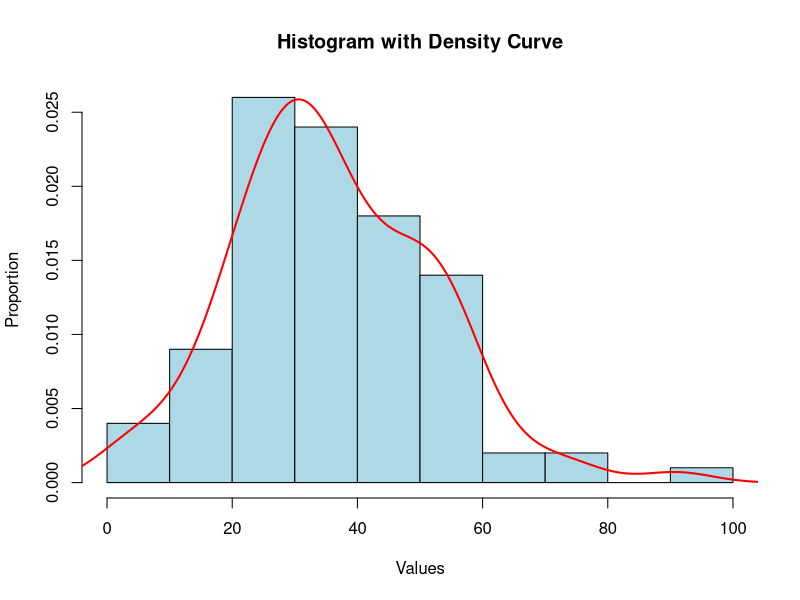
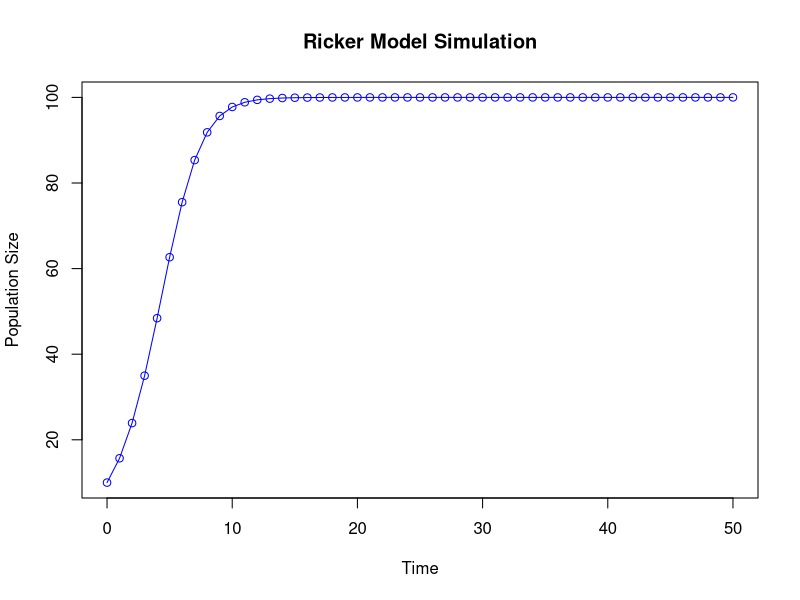

The R script that drew these images, in order:
# 1. Create a function to calculate the area of a circle.
# The function takes the diameter of a circle as input and returns the area.
calculate_circle_area <- function(diameter) {
  radius <- diameter / 2
  area <- pi * (radius^2)
  return(area)
}

# Test the function with a diameter of 3.4 cm
area <- calculate_circle_area(3.4)
print(paste("Area of the circle:", area))

# The function can also be applied to a vector of diameters
diameters <- c(3.4, 5.2, 7.8)
areas <- calculate_circle_area(diameters)
print(paste("Areas of circles with diameters", diameters, ":", areas))


# 2. Write a function to convert Fahrenheit to Centigrade.
# The function converts a given temperature in Fahrenheit to Celsius and prints the result.
fahrenheit_to_celsius <- function(fahrenheit) {
  celsius <- (fahrenheit - 32) * 5/9
  print(paste("Fahrenheit:", fahrenheit, "is equivalent to", round(celsius, 2), "Celsius."))
  return(celsius)
}

# Test the function with a sample Fahrenheit value
celsius_temp <- fahrenheit_to_celsius(98.6)


# 3. Create a vector of normally distributed data, length 100, mean 35, and SD 15.
# The function calculates mean, median, and range, and plots a histogram with a density curve.
generate_data_analysis <- function() {
  # Generate the data
  data <- rnorm(100, mean = 35, sd = 15)
  
  # Calculate mean, median, and range
  data_mean <- mean(data)
  data_median <- median(data)
  data_range <- range(data)
  
  # Print the calculated values with labels
  print(paste("Mean:", data_mean))
  print(paste("Median:", data_median))
  print(paste("Range:", paste(data_range, collapse = " - ")))
  
  # Plot the histogram as a proportion
  hist(data, probability = TRUE, main = "Histogram with Density Curve", xlab = "Values", ylab = "Proportion", col = "lightblue")
  
  # Add a density curve
  lines(density(data), col = "red", lwd = 2)
}

# Run the function to perform the analysis and plotting
generate_data_analysis()


# 4. Write a function to calculate the median of a vector manually.
# The function finds the median of a vector, handling both odd and even-sized vectors.
median_func <- function(x) {
  x <- sort(x)
  n <- length(x)
  
  # Check if the vector length is odd or even
  if (n %% 2 == 1) {
    # Odd length, median is the middle value
    median_value <- x[(n + 1) / 2]
  } else {
    # Even length, median is the average of the two middle values
    median_value <- (x[n / 2] + x[(n / 2) + 1]) / 2
  }
  
  return(median_value)
}

# Test the function on vectors with odd and even sample sizes
odd_vector <- c(1, 3, 5, 7, 9)
even_vector <- c(2, 4, 6, 8, 10, 12)

odd_median <- median_func(odd_vector)
even_median <- median_func(even_vector)

print(paste("Manual Median of odd vector:", odd_median))
print(paste("Manual Median of even vector:", even_median))

# 5. Function to simulate the Ricker model
ricker_model <- function(nzero, r, time, K = 100) {
  # Initialize a vector to store population sizes over time
  population <- numeric(time + 1)
  
  # Set the initial population size
  population[1] <- nzero
  
  # Loop through each time step and calculate the population size
  for (t in 1:time) {
    population[t + 1] <- population[t] * exp(r * (1 - population[t] / K))
  }
  
  # Return the population sizes over time
  return(population)
}

# Example usage of the function
nzero <- 10  # Initial population size
r <- 0.5     # Population growth rate
time <- 50   # Number of time steps
K <- 100     # Carrying capacity (can be adjusted)

# Run the simulation
population_over_time <- ricker_model(nzero, r, time, K)

# Print the results
print(population_over_time)

# Plot the results to visualize population dynamics
plot(0:time, population_over_time, type = "o", col = "blue",
     xlab = "Time", ylab = "Population Size", main = "Ricker Model Simulation")

